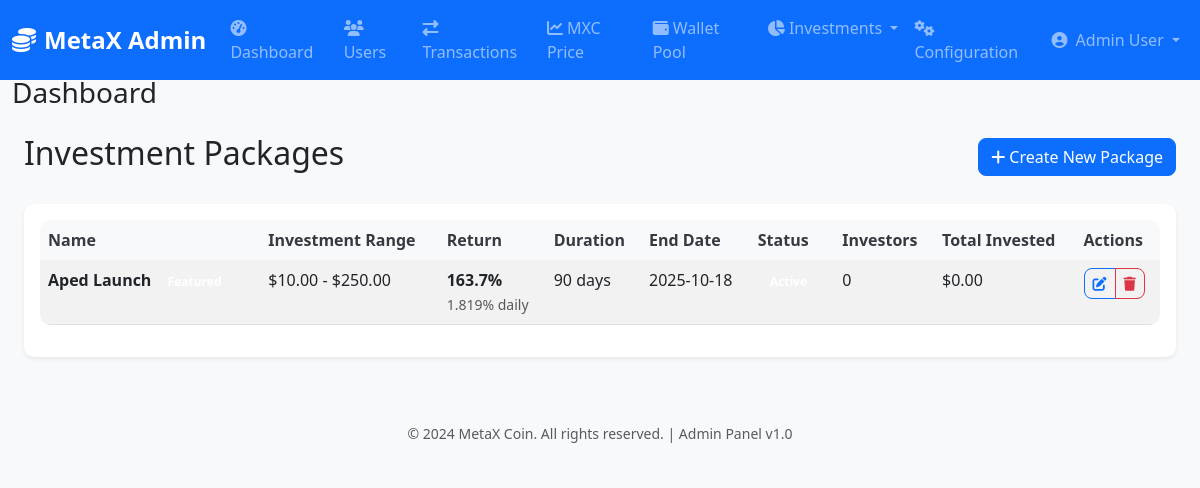
/admin/investments/packages (signed in), run on the app's committed database.
### models/investment.py (models this page shows, shortened)
class InvestmentPackage(db.Model):
    __tablename__ = 'investment_packages'
    id = db.Column(db.Integer, primary_key=True)
    name = db.Column(db.String(100), nullable=False)
    description = db.Column(db.Text)
    min_amount = db.Column(db.Numeric(20, 8), nullable=False)
    max_amount = db.Column(db.Numeric(20, 8))
    total_return_percentage = db.Column(db.Float, nullable=False)  # 25.0 = 25%
    duration_days = db.Column(db.Integer, nullable=False)  # 180 days
    end_date = db.Column(db.Date)     # When package stops accepting investments
    status = db.Column(db.Enum(PackageStatus), default=PackageStatus.ACTIVE, nullable=False)
    is_featured = db.Column(db.Boolean, default=False)
    sort_order = db.Column(db.Integer, default=0)
    created_by = db.Column(db.Integer, db.ForeignKey('users.id'))
    created_at = db.Column(db.DateTime, default=datetime.utcnow, nullable=False)
    updated_at = db.Column(db.DateTime, default=datetime.utcnow, onupdate=datetime.utcnow)
    investments = db.relationship('UserInvestment', backref='package', lazy='dynamic')
    @property
    def daily_return_rate(self):
        if self.duration_days > 0:
            return self.total_return_percentage / self.duration_days
        return 0
    @property
    def total_invested(self):
        return db.session.query(func.sum(UserInvestment.amount_invested)).filter(
            UserInvestment.package_id == self.id,
            UserInvestment.status == InvestmentStatus.ACTIVE
        ).scalar() or 0
    @property
    def total_investors(self):
        return self.investments.filter(
            UserInvestment.status == InvestmentStatus.ACTIVE
        ).count()

### admin/investment_routes.py (the view)
@admin_investment_bp.route('/packages', methods=['GET'])
@admin_session_required
def list_packages():
    packages = InvestmentPackage.query.order_by(
        InvestmentPackage.sort_order,
        InvestmentPackage.created_at.desc()
    ).all()
    return render_template('admin/investment_packages.html', packages=packages)

### auth/routes.py (called while the page is built)
@auth_bp.before_app_request
def check_if_token_revoked():
    try:
        if request.endpoint and 'auth' in request.endpoint:
            jti = get_jwt().get('jti')
            if jti in blacklisted_tokens:
                return jsonify({'error': 'Token has been revoked'}), 401
    except:
        pass  # No JWT in request

### auth/utils.py (called while the page is built)
def admin_session_required(f):
    @wraps(f)
    def decorated_function(*args, **kwargs):
        from flask import session, redirect, url_for, flash
        if 'admin_user_id' not in session or 'admin_access_token' not in session:
            flash('Please log in to access the admin panel', 'warning')
            return redirect(url_for('admin_web.login'))
        user = User.query.get(session['admin_user_id'])
        if not user or not user.is_admin or not user.is_active:
            session.clear()
            flash('Your session has expired. Please log in again.', 'warning')
            return redirect(url_for('admin_web.login'))
        return f(*args, **kwargs)
    return decorated_function

### templates/admin/investment_packages.html (shortened to what this page needs)
{% extends "admin/base.html" %}
{% block content %}
<div class="container-fluid">
    <div class="row">
        <div class="col-12">
            <div class="d-flex justify-content-between align-items-center mb-4">
                <h2>Investment Packages</h2>
                <a href="{{ url_for('admin_investment.create_package') }}" class="btn btn-primary">
                    <i class="fas fa-plus"></i> Create New Package
                </a>
            </div>
            {% if packages %}
            <div class="card">
                <div class="card-body">
                    <div class="table-responsive">
                        <table class="table table-striped">
                            <thead>
                                <tr>
                                    <th>Name</th>
                                    <th>Investment Range</th>
                                    <th>Return</th>
                                    <th>Duration</th>
                                    <th>End Date</th>
                                    <th>Status</th>
                                    <th>Investors</th>
                                    <th>Total Invested</th>
                                    <th>Actions</th>
                                </tr>
                            </thead>
                            <tbody>
                                {% for package in packages %}
                                <tr>
                                    <td>
                                        <strong>{{ package.name }}</strong>
                                        {% if package.is_featured %}
                                        <span class="badge badge-warning ml-1">Featured</span>
                                        {% endif %}
                                    </td>
                                    <td>
                                        ${{ "{:,.2f}".format(package.min_amount) }}
                                        {% if package.max_amount %}
                                        - ${{ "{:,.2f}".format(package.max_amount) }}
                                        {% else %}
                                        - No Limit
                                        {% endif %}
                                    </td>
                                    <td>
                                        <strong>{{ package.total_return_percentage }}%</strong>
                                        <br><small class="text-muted">{{ "%.3f"|format(package.daily_return_rate) }}% daily</small>
                                    </td>
                                    <td>{{ package.duration_days }} days</td>
                                    <td>
                                        {% if package.end_date %}
                                        {{ package.end_date.strftime('%Y-%m-%d') }}
                                        {% else %}
                                        <span class="text-muted">No limit</span>
                                        {% endif %}
                                    </td>
                                    <td>
                                        {% if package.status.value == 'active' %}
                                        <span class="badge badge-success">Active</span>
                                        {% elif package.status.value == 'cancelled' %}
                                        <span class="badge badge-danger">Cancelled</span>
                                        {% else %}
                                        <span class="badge badge-secondary">{{ package.status.value.title() }}</span>
                                        {% endif %}
                                    </td>
                                    <td>{{ package.total_investors }}</td>
                                    <td>${{ "{:,.2f}".format(package.total_invested) }}</td>
                                    <td>
                                        <div class="btn-group btn-group-sm">
                                            <a href="{{ url_for('admin_investment.edit_package', package_id=package.id) }}"
                                               class="btn btn-outline-primary">
                                                <i class="fas fa-edit"></i>
                                            </a>
                                            {% if package.total_investors == 0 %}
                                            <button type="button" class="btn btn-outline-danger"
                                                    onclick="confirmDelete({{ package.id }}, '{{ package.name }}')">
                                                <i class="fas fa-trash"></i>
                                            </button>
                                            {% endif %}
                                        </div>
                                    </td>
                                </tr>
                                {% endfor %}
                            </tbody>
                        </table>
                    </div>
                </div>
            </div>
            {% endif %}
        </div>
    </div>
</div>
{% endblock %}

### static/css/admin.css (style rules this page uses)
:root { --primary-color: #007bff; --secondary-color: #6c757d; --success-color: #28a745; --danger-color: #dc3545; --warning-color: #ffc107; --info-color: #17a2b8; --light-color: #f8f9fa; --dark-color: #343a40; }
body { background-color: #f8f9fa; font-family: 'Segoe UI', Tahoma, Geneva, Verdana, sans-serif; }
.card { border: none; border-radius: 10px; box-shadow: 0 0.125rem 0.25rem rgba(0, 0, 0, 0.075); transition: all 0.3s ease; }
.table { background-color: white; border-radius: 10px; overflow: hidden; }
.table thead th { background-color: var(--light-color); border: none; font-weight: 600; color: var(--dark-color); }
.table tbody tr { transition: all 0.3s ease; }
.btn { border-radius: 8px; font-weight: 500; transition: all 0.3s ease; }
.badge { font-size: 0.75rem; padding: 0.5rem 0.75rem; border-radius: 20px; }

### templates/admin/investment_packages.html (style rules this page uses)
.badge { font-size: 0.75em; }
.btn-group-sm .btn { padding: 0.25rem 0.5rem; }

### data on the page
InvestmentPackage: name "Aped Launch", min_amount "10.00", max_amount "250.00", total_return_percentage "163.7", daily_return_rate "1.819", duration_days "90", end_date "2025-10-18", total_investors "0", total_invested "0.00"

### other printed values
{{ session.admin_full_name }} "Admin User"
